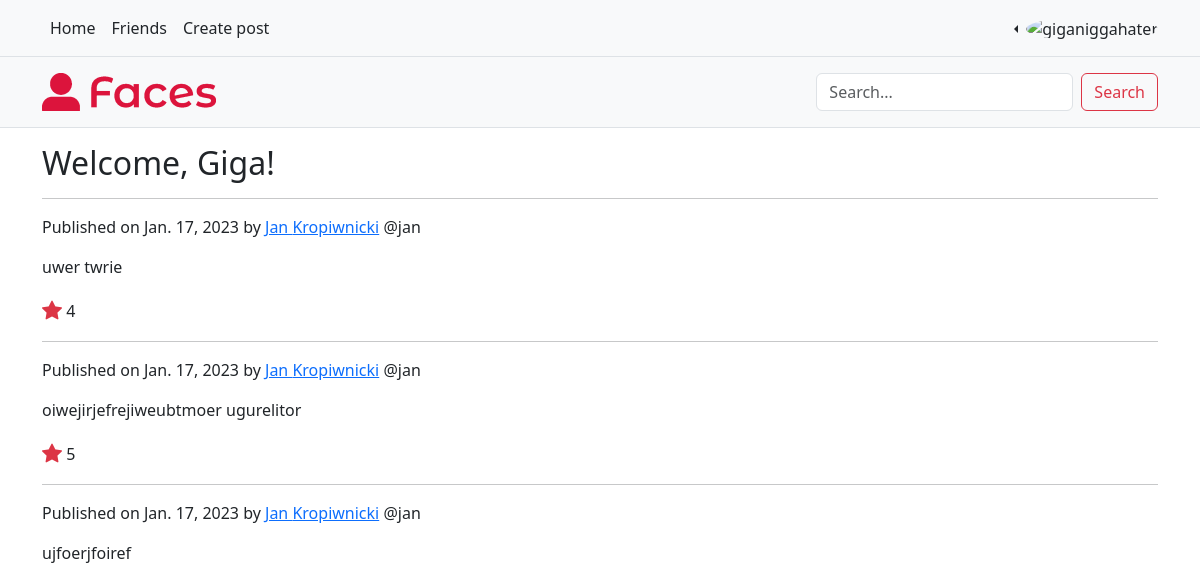
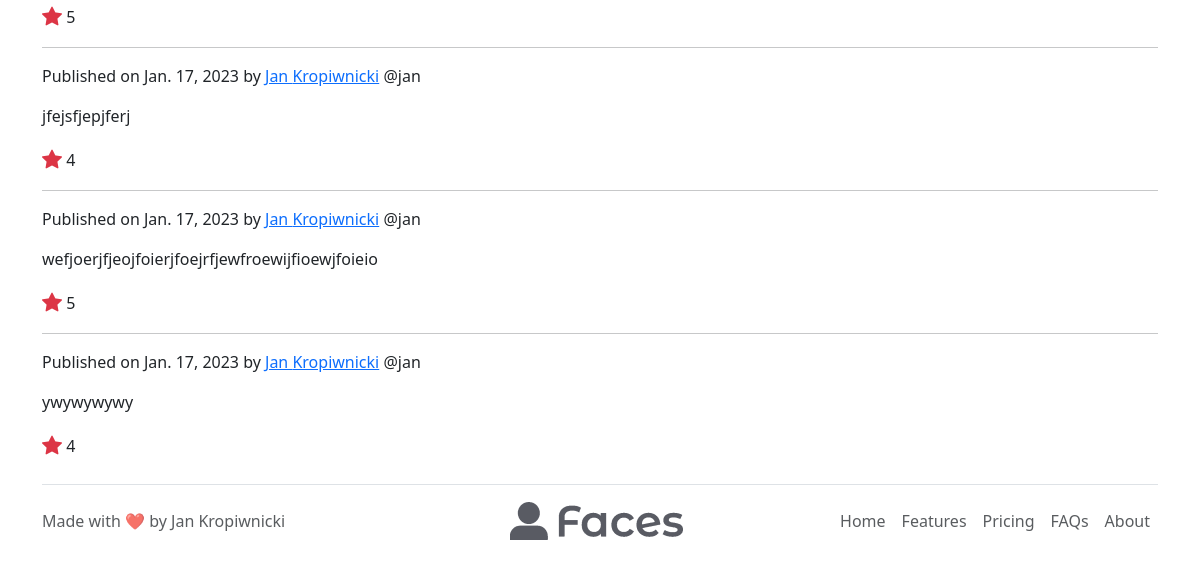
Before: / (signed in) with the older database file (2 pictures, top to bottom).
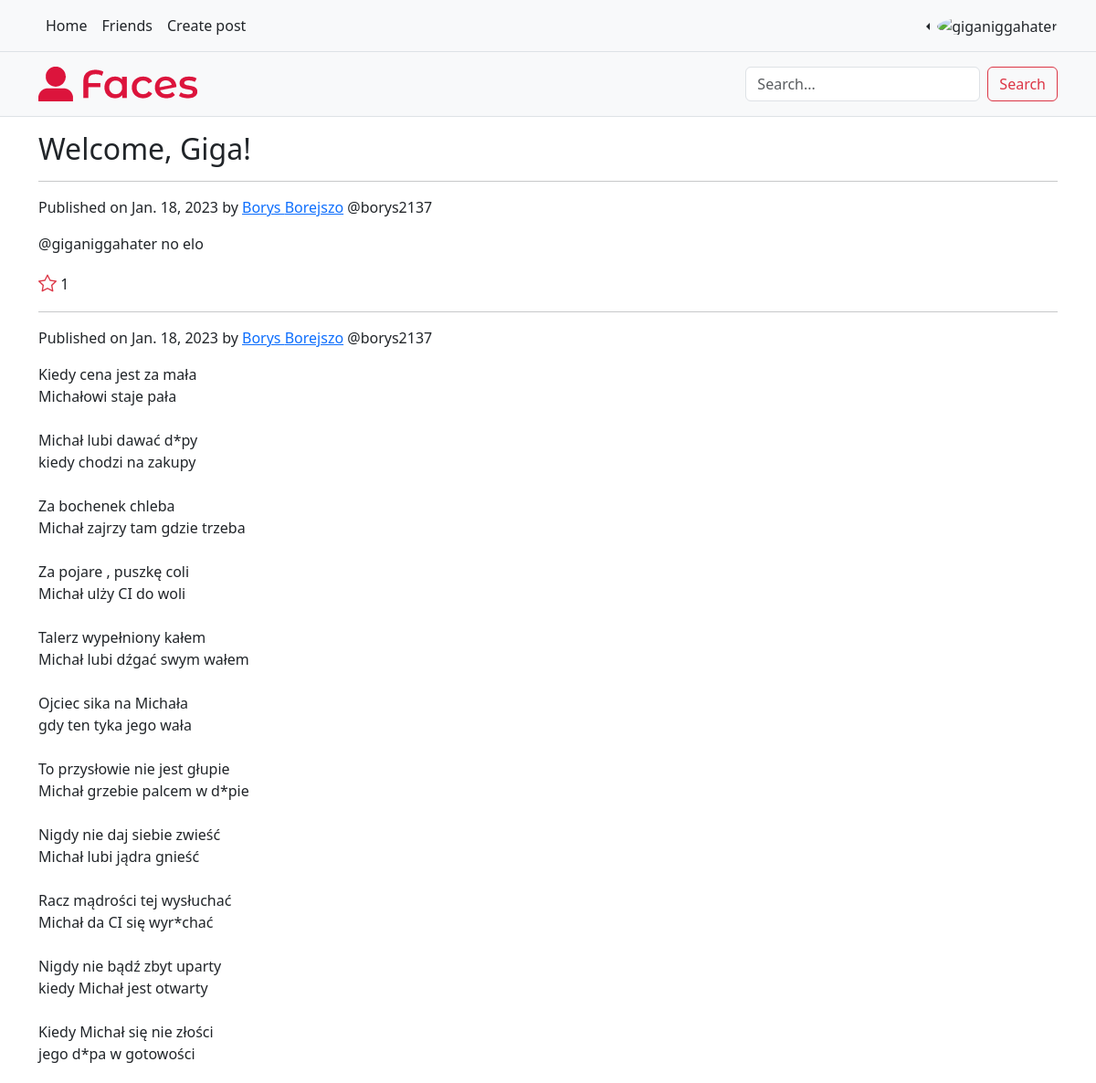
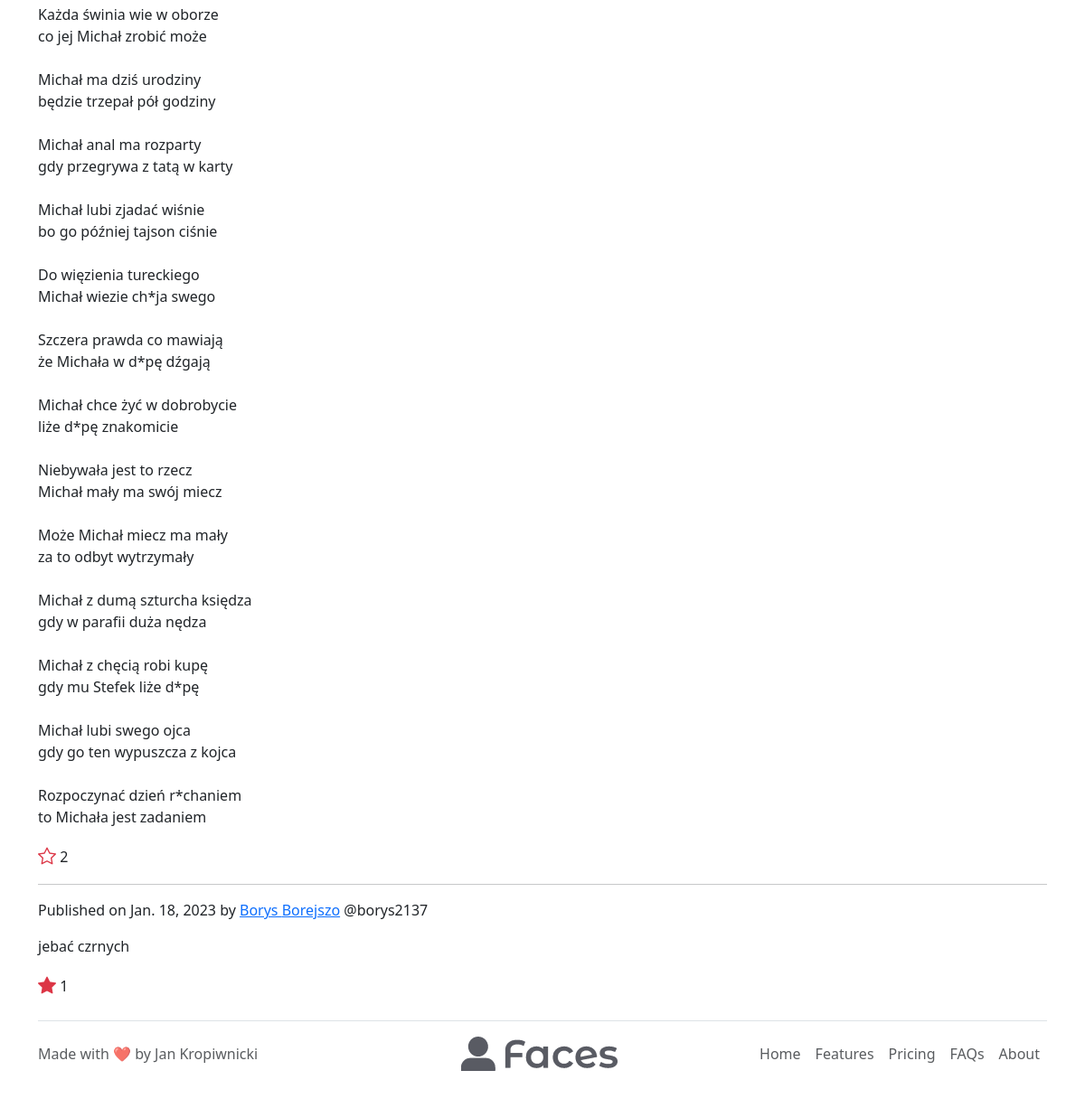
After: the same page with the newer database file (2 pictures, top to bottom).
### facebook2_app/models.py (models this page shows)
class Post(models.Model):
    content = models.TextField()
    author = models.ForeignKey(Person, on_delete=models.CASCADE)
    date = models.DateTimeField()

class Person(models.Model):
    user = models.OneToOneField(User, on_delete=models.CASCADE)
    friends = models.ManyToManyField("self")

### facebook2_app/views.py (the view)
# urls.py: path('', facebook2_app.views.index, name="index"),
def index(request):
    post_list = []
    friend_requests = []
    if request.user.is_authenticated:
        post_list_plain = []
        for friend in request.user.person.friends.all():
            post_list_plain += list(friend.post_set.all())
        post_list_plain.sort(key=lambda x: x.date, reverse=True)
        for post in post_list_plain:
            post_list += [[post, post.content.split("\r\n"), len(post.likeprofile_set.all())]]
        friend_requests = request.user.requestprofile.friend_requests.all()
    return render(request, "index.html", {
        "post_list": post_list, "friend_requests": friend_requests, "friend_requests_len": len(friend_requests)
    })

### templates/index.html (shortened to what this page needs)
{% extends 'base.html' %}
{% block content %}
    {% if user.is_authenticated %}
        <h2>Welcome, {{ user.first_name }}!</h2>
        {% for post in post_list %}
            <div id="{{ post.0.id }}">
                <hr>
                <p>Published on {{ post.0.date.date }} by <a href="{% url 'user' post.0.author.user.username %}">
                    {{ post.0.author.user.first_name }} {{ post.0.author.user.last_name }}</a>
                    @{{ post.0.author.user.username }}</p>
                <p>
                {% for line in post.1 %}
                    {{ line }}<br>
                {% endfor %}
                </p>
                <p>
                    {% if user.likeprofile in post.0.likeprofile_set.all %}
                        <a class="like-icon" id="like-{{ post.0.id }}" onclick="dislike_{{ post.0.id }}()"><i class="bi bi-star-fill lead text-danger"></i></a>
                    {% else %}
                        <a class="like-icon" id="like-{{ post.0.id }}" onclick="like_{{ post.0.id }}()"><i class="bi bi-star lead text-danger"></i></a>
                    {% endif %}
                    <span id="like-count-{{ post.0.id }}">{{ post.2 }}</span>
                </p>
            </div>
        {% endfor %}
    {% endif %}
{% endblock %}

Changed rows visible on the page:
no longer on this page (row unchanged): Post: date "Jan. 17, 2023", author.first_name "Jan", author.last_name "Kropiwnicki", author.username "jan", 1 "uwer twrie", post "4"
no longer on this page (row unchanged): Post: date "Jan. 17, 2023", author.first_name "Jan", author.last_name "Kropiwnicki", author.username "jan", 1 "oiwejirjefrejiweubtmoer ugurelitor", post "5"
no longer on this page (row unchanged): Post: date "Jan. 17, 2023", author.first_name "Jan", author.last_name "Kropiwnicki", author.username "jan", 1 "ujfoerjfoiref", post "5"
no longer on this page (row unchanged): Post: date "Jan. 17, 2023", author.first_name "Jan", author.last_name "Kropiwnicki", author.username "jan", 1 "jfejsfjepjferj", post "4"
no longer on this page (row unchanged): Post: date "Jan. 17, 2023", author.first_name "Jan", author.last_name "Kropiwnicki", author.username "jan", 1 "wefjoerjfjeojfoierjfoejrfjewfroewijfioewjfoieio", post "5"
removed Post: date "Jan. 17, 2023", author.first_name "Jan", author.last_name "Kropiwnicki", author.username "jan", 1 "ywywywywy", post "4"
added Post: date "Jan. 18, 2023", author.first_name "Borys", author.last_name "Borejszo", author.username "borys2137", 1 "@giganiggahater no elo", post "1"
added Post: date "Jan. 18, 2023", author.first_name "Borys", author.last_name "Borejszo", author.username "borys2137", 1 "Kiedy cena jest za mała" "Michałowi staje pała" "Michał lubi dawać d*py" "kiedy chodzi na zakupy" "Za bochenek chleba" "Michał zajrzy tam gdzie trzeba" "Za pojare , puszkę coli" "Michał ulży CI do woli" "Talerz wypełniony kałem" "Michał lubi dźgać swym wałem" "Ojciec sika na Michała" "gdy ten tyka jego wała" "To przysłowie nie jest głupie" "Michał grzebie palcem w d*pie" "Nigdy nie daj siebie zwieść" "Michał lubi jądra gnieść" "Racz mądrości tej wysłuchać" "Michał da CI się wyr*chać" "Nigdy nie bądź zbyt uparty" "kiedy Michał jest otwarty" "Kiedy Michał się nie złości" "jego d*pa w gotowości" "Każda świnia wie w oborze" "co jej Michał zrobić może" "Michał ma dziś urodziny" "będzie trzepał pół godziny" "Michał anal ma rozparty" "gdy przegrywa z tatą w karty" "Michał lubi zjadać wiśnie" "bo go później tajson ciśnie" "Do więzienia tureckiego" "Michał wiezie ch*ja swego" "Szczera prawda co mawiają" "że Michała w d*pę dźgają" "Michał chce żyć w dobrobycie" "liże d*pę znakomicie" "Niebywała jest to rzecz" "Michał mały ma swój miecz" "Może Michał miecz ma mały" "za to odbyt wytrzymały" "Michał z dumą szturcha księdza" "gdy w parafii duża nędza" "Michał z chęcią robi kupę" "gdy mu Stefek liże d*pę" "Michał lubi swego ojca" "gdy go ten wypuszcza z kojca" "Rozpoczynać dzień r*chaniem" "to Michała jest zadaniem", post "2"
added Post: date "Jan. 18, 2023", author.first_name "Borys", author.last_name "Borejszo", author.username "borys2137", 1 "jebać czrnych", post "1"
